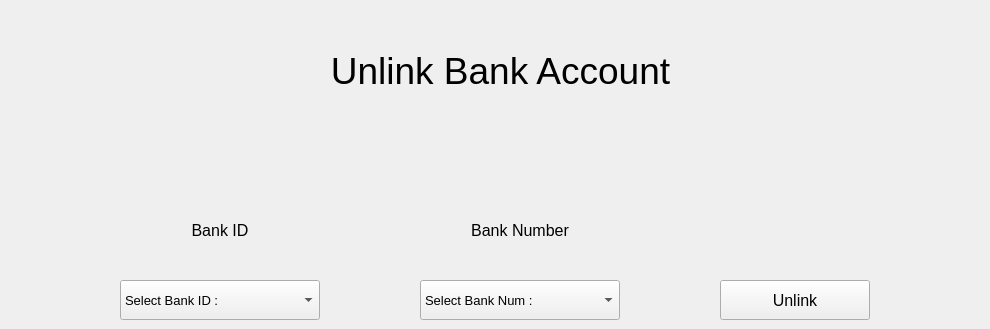
      <widget class="QWidget" name="tab_6">
       <attribute name="title">
        <string>6</string>
       </attribute>
       <widget class="QLabel" name="label_20">
        <property name="geometry">
         <rect>
          <x>20</x>
          <y>0</y>
          <width>961</width>
          <height>141</height>
         </rect>
        </property>
        <property name="font">
         <font>
          <pointsize>28</pointsize>
         </font>
        </property>
        <property name="text">
         <string>Unlink Bank Account</string>
        </property>
        <property name="alignment">
         <set>Qt::AlignCenter</set>
        </property>
       </widget>
       <widget class="QLabel" name="label_29">
        <property name="geometry">
         <rect>
          <x>120</x>
          <y>210</y>
          <width>200</width>
          <height>40</height>
         </rect>
        </property>
        <property name="minimumSize">
         <size>
          <width>200</width>
          <height>40</height>
         </size>
        </property>
        <property name="maximumSize">
         <size>
          <width>200</width>
          <height>40</height>
         </size>
        </property>
        <property name="font">
         <font>
          <pointsize>12</pointsize>
         </font>
        </property>
        <property name="text">
         <string>Bank ID</string>
        </property>
        <property name="alignment">
         <set>Qt::AlignCenter</set>
        </property>
       </widget>
       <widget class="QLabel" name="label_30">
        <property name="geometry">
         <rect>
          <x>420</x>
          <y>210</y>
          <width>200</width>
          <height>40</height>
         </rect>
        </property>
        <property name="minimumSize">
         <size>
          <width>200</width>
          <height>40</height>
         </size>
        </property>
        <property name="maximumSize">
         <size>
          <width>200</width>
          <height>40</height>
         </size>
        </property>
        <property name="font">
         <font>
          <pointsize>12</pointsize>
         </font>
        </property>
        <property name="text">
         <string>Bank Number</string>
        </property>
        <property name="alignment">
         <set>Qt::AlignCenter</set>
        </property>
       </widget>
       <widget class="QPushButton" name="PB_unlink_bank_account_unlink">
        <property name="geometry">
         <rect>
          <x>720</x>
          <y>280</y>
          <width>150</width>
          <height>40</height>
         </rect>
        </property>
        <property name="sizePolicy">
         <sizepolicy hsizetype="Minimum" vsizetype="Fixed">
          <horstretch>150</horstretch>
          <verstretch>30</verstretch>
         </sizepolicy>
        </property>
        <property name="minimumSize">
         <size>
          <width>150</width>
          <height>40</height>
         </size>
        </property>
        <property name="maximumSize">
         <size>
          <width>150</width>
          <height>30</height>
         </size>
        </property>
        <property name="font">
         <font>
          <pointsize>12</pointsize>
         </font>
        </property>
        <property name="text">
         <string>Unlink</string>
        </property>
       </widget>
       <widget class="QComboBox" name="CB_unlink_bank_account_id">
        <property name="geometry">
         <rect>
          <x>120</x>
          <y>280</y>
          <width>200</width>
          <height>40</height>
         </rect>
        </property>
        <property name="minimumSize">
         <size>
          <width>200</width>
          <height>40</height>
         </size>
        </property>
        <property name="maximumSize">
         <size>
          <width>200</width>
          <height>40</height>
         </size>
        </property>
        <property name="font">
         <font>
          <pointsize>10</pointsize>
         </font>
        </property>
        <property name="currentText">
         <string>Select Bank ID :</string>
        </property>
        <item>
         <property name="text">
          <string>Select Bank ID :</string>
         </property>
        </item>
       </widget>
       <widget class="QComboBox" name="CB_unlink_bank_account_num">
        <property name="geometry">
         <rect>
          <x>420</x>
          <y>280</y>
          <width>200</width>
          <height>40</height>
         </rect>
        </property>
        <property name="minimumSize">
         <size>
          <width>200</width>
          <height>40</height>
         </size>
        </property>
        <property name="maximumSize">
         <size>
          <width>200</width>
          <height>40</height>
         </size>
        </property>
        <property name="font">
         <font>
          <pointsize>10</pointsize>
         </font>
        </property>
        <property name="currentText">
         <string>Select Bank Num :</string>
        </property>
        <item>
         <property name="text">
          <string>Select Bank Num :</string>
         </property>
        </item>
       </widget>
      </widget>
